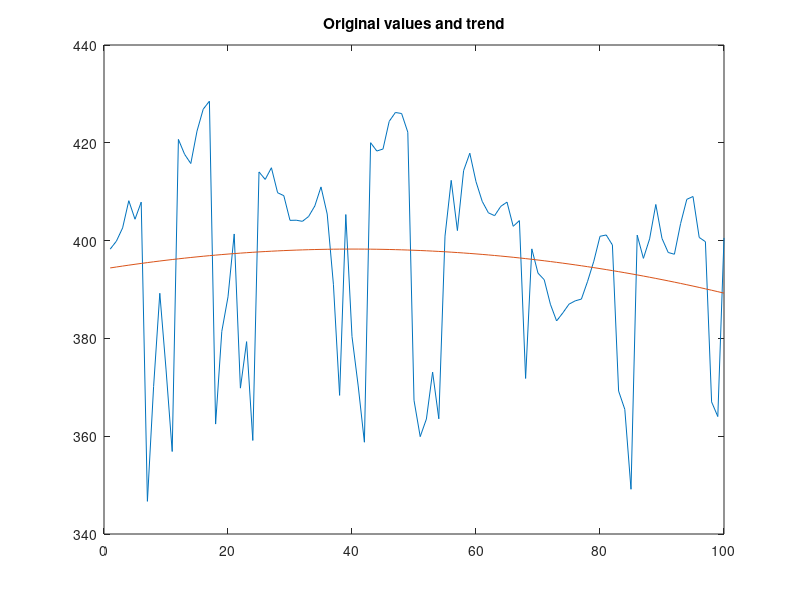
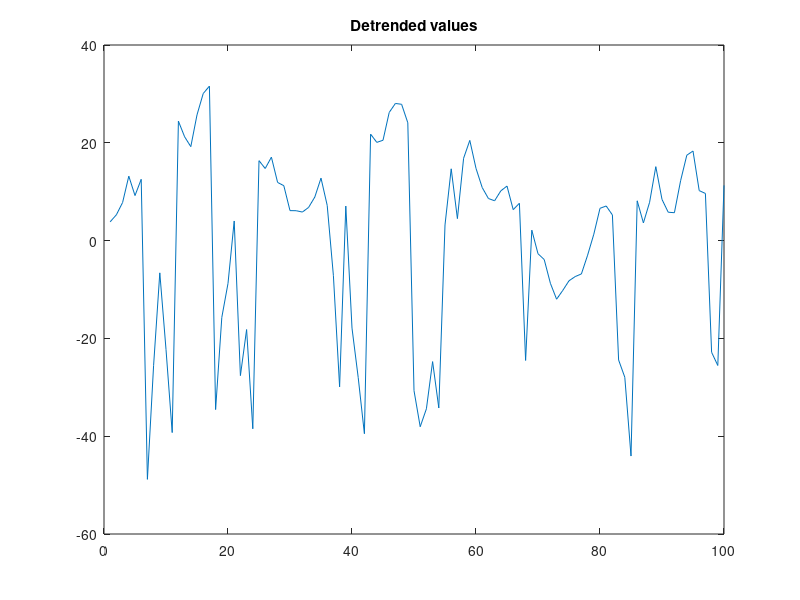
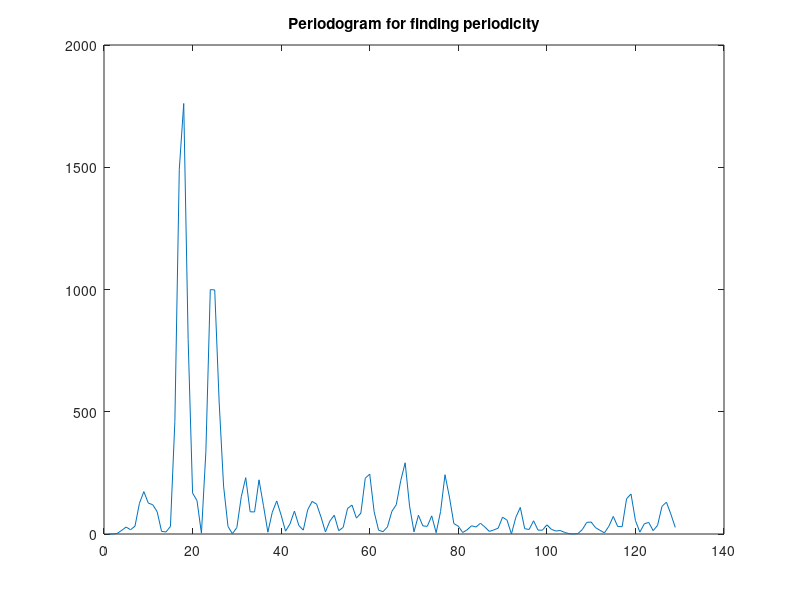
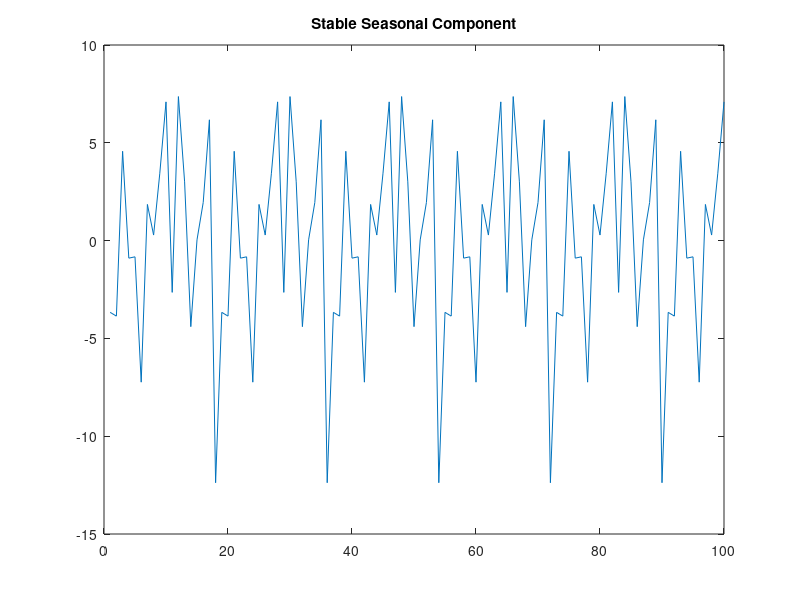

Here is the MATLAB script that generated these plots, in order:
function [dt, seasonal_comp, trend] = extract_stochastic_component()
%STOCHASTICCOMPONENTEXTRACTION finds the stochastic component in the data.
%   This function returns the stochastic component of the data 
%   after removing the trend and seasonality. Currently this method only 
%   takes no argument and takes the data from the file. 
%   But it should take any data set in general.
    
x = csvread ('Generated_datasets/ts_data_x.csv');
T = length(x);
t = 1:T;

% Taking only row 2 of the data set for tests.
row = x(2, :);

figure;
plot(t, row);
hold on;

% fitting a polynomial of degree 2 to the data.
deg = 2;
[p, s, mu] = polyfit (t, row, deg);
trend = polyval (p, t, [], mu);

plot(1:100, trend);
title 'Original values and trend';
hold off;

data_detrend = row - trend

figure;
plot (t, data_detrend);
title 'Detrended values'

% Use a periodogram to find periodicity
figure;
Pxx = periodogram(data_detrend);
plot (1:length(Pxx), Pxx);
title 'Periodogram for finding periodicity'

% Setting periodicity as peak value
period = find (Pxx == max(Pxx));

%creating seasonal indexes
seasonal_indexes = cell(period, 1);
for i = 1:period
    seasonal_indexes{i,1} = i:period:T;
end

% Finds the mean seasonal component in each of the sets.
seasonal_comp = cellfun(@(x) mean(data_detrend(x)),seasonal_indexes);

% Put smoothed values back into a vector of length N
quot = floor(T/period); 
rem = mod(T,period); 
seasonal_comp = [repmat(seasonal_comp, quot, 1);seasonal_comp(1:rem)];

% Center the seasonal estimate (additive)
sBar = mean(seasonal_comp); % for centering
seasonal_comp = seasonal_comp - sBar;

figure;
plot(seasonal_comp);
title 'Stable Seasonal Component';

% De-seasonalising the series
dt = row - seasonal_comp';

figure;
plot(dt);
title 'Deseasonalized Series';

% Verifying if seasonality still exists
figure;
Pxx = periodogram (dt);
plot (1:length(Pxx), Pxx);
title 'Does seasonality still exist?';

end
